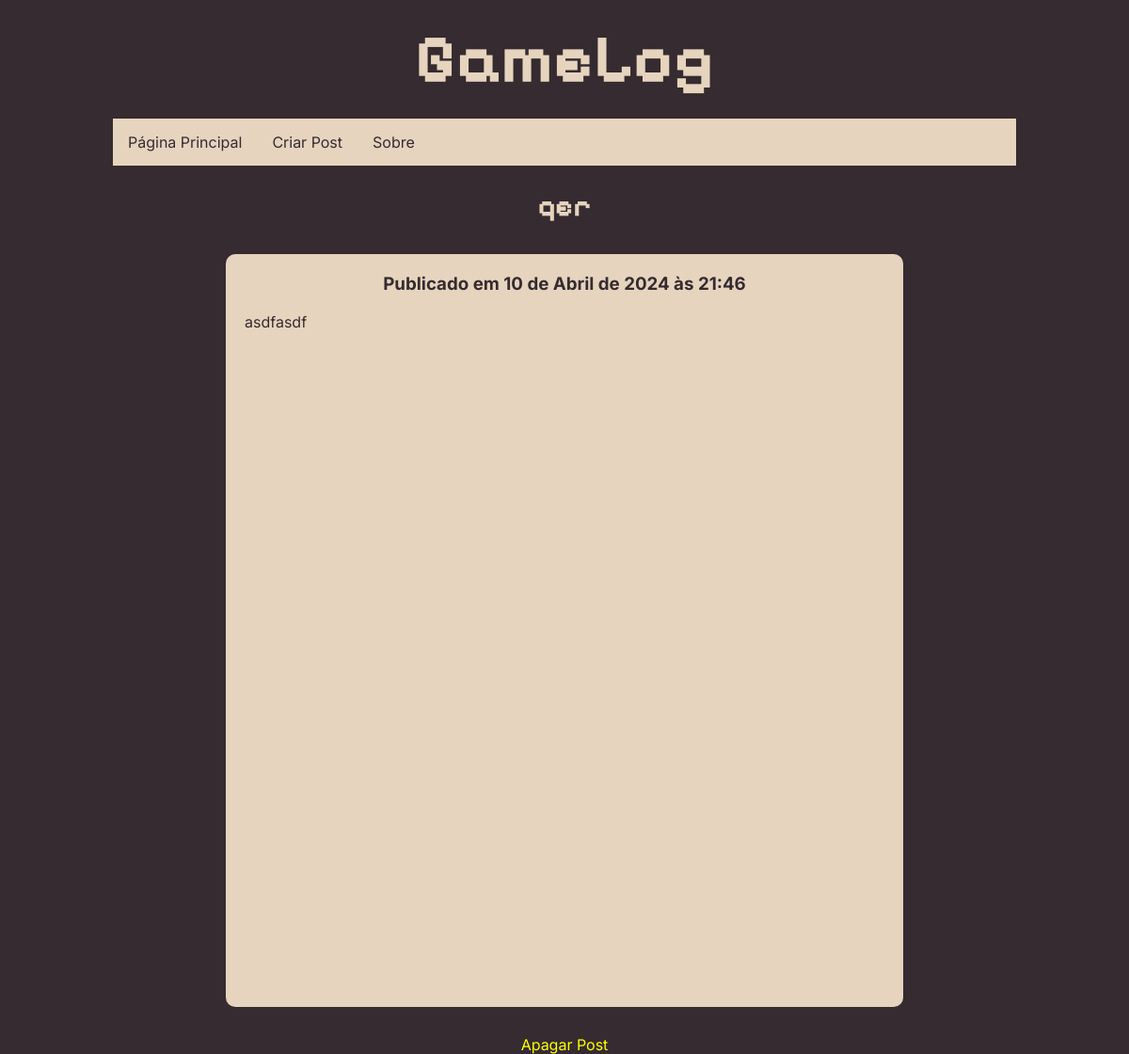
/post/50/, run on the app's committed database.
### blog/models.py (models this page shows)
class Post(models.Model):
    title = models.CharField(max_length=45)
    created_at = models.DateTimeField(auto_now_add=True)
    edited_at = models.DateTimeField(auto_now=True)
    slug = models.CharField(max_length=15)
    content = models.TextField()

### blog/views.py (the view)
# urls.py: path("post/<pk>/", views.post_detail, name="post_detail"),
def post_detail(request, pk):
    try:
        post = Post.objects.get(id=pk)
    except Post.DoesNotExist:
        return Http404("Post does not exist")
    return render(request, "blog/components/post_detail.html", {"post": post})

### blog/templates/blog/components/post_detail.html
{% extends "blog/base.html" %}
{% load static %}
{% block content %}
  <h1 class="post-details-title">{{ post.title }}</h1>
  <main>
    <article class="post-details-card">
      <h3 class="post-details-time">Publicado em {{ post.created_at|date }} às {{ post.created_at|time }}</h3>
      <p class="post-content">{{ post.content|safe }}</p>
    </article>
    <a href="{% url "delete_post" pk=post.id %}">Apagar Post</a>
  </main>
{% endblock content %}

### blog/static/blog/styles/styles.css (style rules this page uses)
* { margin: 0; padding: 0; box-sizing: border-box; }
body { font-family: "Inter"; height: 100vh; background: var(--main-color); background-attachment: fixed; }
main { display: flex; width: 100%; height: 100%; gap: 30px; flex-direction: column; color: #e6d4be; align-items: center; justify-content: start; min-height: 10px; }
a { text-decoration: none; color: yellow; }
.post-details-title { font-family: "Pixelify Sans"; text-align: center; color: var(--sec-color); }
.post-details-card:first-child { margin-top: 2rem; }
.post-details-time { align-self: center; }
:root { --sec-color: #e6d4be; --main-color: #352b30; --main-color-hover: #4e464a }

### data on the page
Post: title "qer", created_at "10 de Abril de 2024", created_at "21:46", content "asdfasdf"
